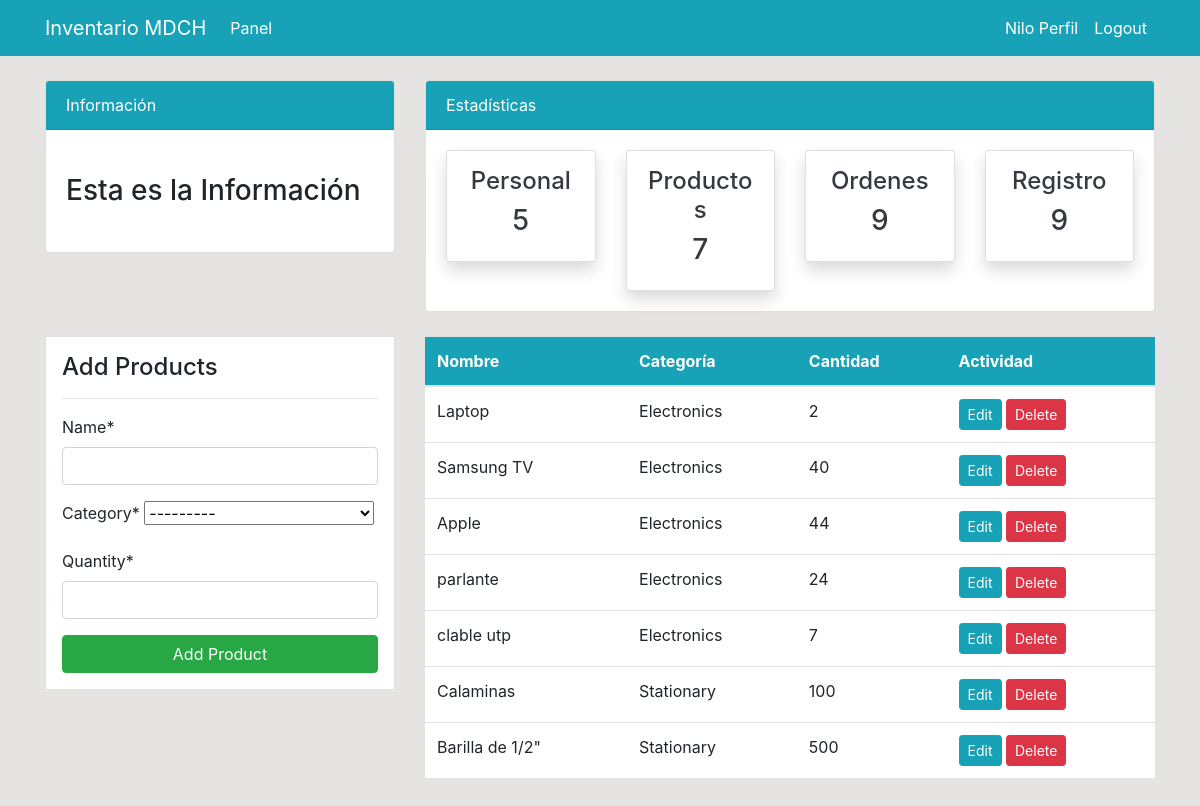
/product/ (signed in), run on the app's committed database.
### dashboard/models.py (models this page shows, shortened)
class Product(models.Model):
    name= models.CharField(max_length=100, null=True)
    category=models.CharField(max_length=30, choices=CATEGORY, null=True)
    quantity=models.PositiveIntegerField (null=True)
    class   Meta:
        verbose_name_plural= 'Product'

### dashboard/views.py (the view)
# urls.py: path('product/', views.product, name='dashboard-product'),
@login_required
def product(request):
    items=Product.objects.all() #Using ORM
    product_count=items.count()
    workers_count =User.objects.all().count()
    orders_count = Order.objects.all().count()
    if request.method=='POST':
        form=ProductForm(request.POST)
        if form.is_valid():
            form.save()
            product_name= form.cleaned_data.get('name')
            messages.success (request, f'{product_name} has been added')
            return redirect('dashboard-product')
    else:
        form=ProductForm()
    context={
        'items':items,
        'form':form,
        'workers_count': workers_count,
        'orders_count': orders_count,
        'product_count': product_count,
    }
    return render (request, 'dashboard/product.html',context)

### dashboard/forms.py
class ProductForm(forms.ModelForm):
    class Meta:
        model = Product
        fields = ['name','category','quantity']

### templates/dashboard/product.html (shortened to what this page needs)
{% extends 'partials/base.html'%}
{% load crispy_forms_tags %}
{%block content %}
{% include 'partials/topnav.html'%}
    <div class="container">
        <div class="row my-4">
            <div class="col-md-4">
                <div class="border bg-white p-3">
                    <h4>Add Products</h4>
                    <hr>
                    <form method="POST">
                        {{form|crispy}}
                        <input class="btn btn-success btn-block" type="submit" value="Add Product">
                    </form>
                </div>
            </div>
            <div class="col-md-8">
                <table class="table bg-white">
                    <thead class="bg-info">
                        <tr class="text-white">
                            <th scope="col">Nombre</th>
                            <th scope="col">Categoría</th>
                            <th scope="col">Cantidad</th>
                            <th scope="col">Actividad</th>
                        </tr>
                    </thead>
                    <tbody>
                        {%for item in items%}
                        <tr>
                            <td>{{item.name}}</td>
                            <td>{{item.category}}</td>
                            <td>{{item.quantity}}</td>
                            <td>
                                <a class="btn btn-info btn-sm" href="{% url 'dashboard-product-update' item.id%}">Edit</a>
                                <a class="btn btn-danger btn-sm" href="{% url 'dashboard-product-delete' item.id%}">Delete</a>
                            </td>
                        </tr>
                        {%endfor%}
                    </tbody>
                </table>
            </div>
        </div>
    </div>
{% endblock %}

### templates/partials/nav.html (shortened to what this page needs)
<nav class="navbar navbar-expand-lg navbar-info bg-info">
    <div class="container">
        {% if user.is_authenticated %}
        <a class="navbar-brand text-white" href="{% url 'dashboard-index' %}">Inventario MDCH</a>
        <div class="collapse navbar-collapse" id="navbarSupportedContent">
            <ul class="navbar-nav mr-auto">
                <li class="nav-item active">
                    <a class="nav-link text-white" href="{% url 'dashboard-index' %}">Panel </a>
                </li>
            </ul>
            <ul class="navbar-nav ml-auto">
                <li class="nav-item active">
                    <a class="nav-link text-white" href="{% url 'user-profile' %}">{{ selected_staff_username|default:user.username }} Perfil
                        <span class="sr-only">(current)</span></a>
                </li>
                <li class="nav-item">
                    <form action="{% url 'user-logout' %}" method="POST" style="display:inline;">
                        <button type="submit" class="btn btn-link nav-link text-white" style="border: none; background: none;">Logout</button>
                    </form>
                </li>
            </ul>
        </div>
        {% endif %}
    </div>
</nav>

### static/style.css (style rules this page uses)
body { background: rgb(230, 227, 227); }
.navbar-nav li { list-style: none; margin: 0; }

### data on the page
Product: name "Laptop", category "Electronics", quantity "2"
Product: name "Samsung TV", category "Electronics", quantity "40"
Product: name "Apple", category "Electronics", quantity "44"
Product: name "parlante", category "Electronics", quantity "24"
Product: name "clable utp", category "Electronics", quantity "7"
Product: name "Calaminas", category "Stationary", quantity "100"
Product: name "Barilla de 1/2\"", category "Stationary", quantity "500"

### other printed values
{{ selected_staff_username|default:user.username }} "Nilo"
{{ workers_count }} "5"
{{ product_count }} "7"
{{ orders_count }} "9"
